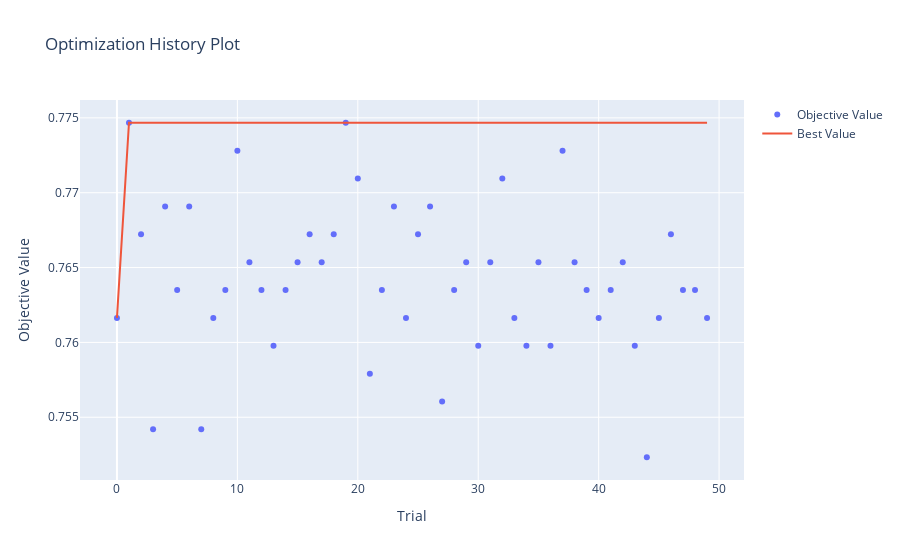

Notebook code for this chart:
### Code cell
# 1. Optimization History

plot_optimization_history(study).show()
